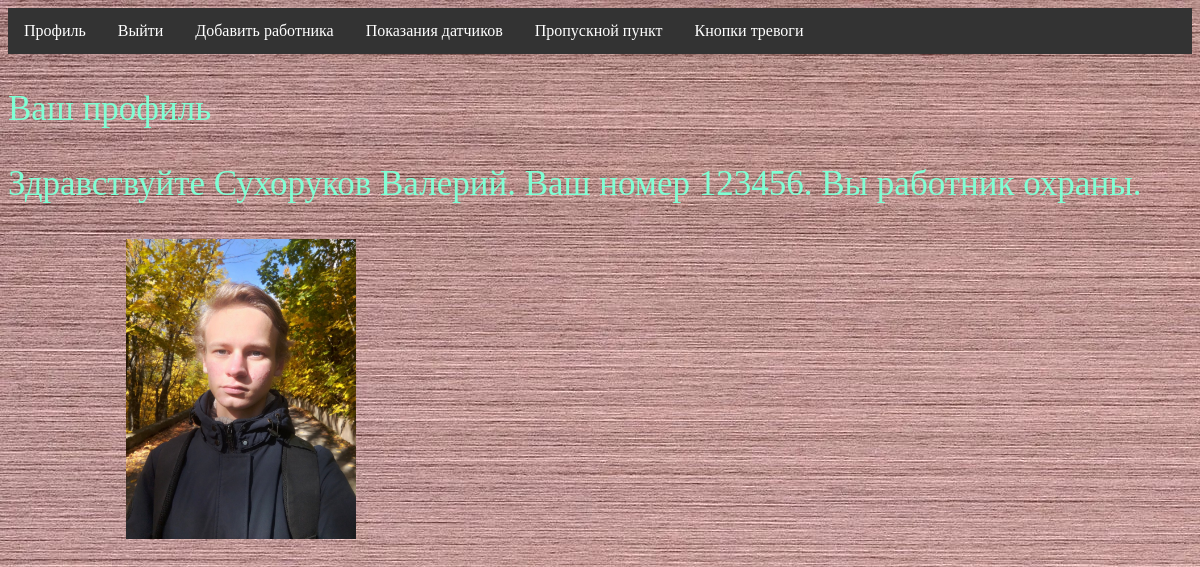
The app's page /profile/123456 with its own data.
### tables this page shows
CREATE TABLE unique_number(
    id INTEGER PRIMARY KEY AUTOINCREMENT,
    UN INTEGER NOT NULL,
    Name text NOT NULL,
    Surname text NOT NULL,
    Status text NOT NULL ,
    Foto text NOT NULL
);

### main.py (the view)
@app.route("/profile/<int:un>")
def profile(un):
    db = get_db()
    dbase = FDataBase(db)
    res = dbase.get_by_number(un)
    na = res['Name']
    sna = res['Surname']
    st = res['Status']
    f = '/static/image/'+res['Foto']
    return render_template('profile.html', UN=un, Status=st, Name=na, Surname=sna, Foto=f)

### Source/FDataBase.py (called while the page is built)
    def get_by_number(self, un):
        try:
            self.__cur.execute("select * from unique_number where UN=:un", {"un": un})
            res = self.__cur.fetchone()
            if res:
                return res
        except sqlite3.Error as e:
            print("Ошибка получения информации о сотруднике"+str(e))
        return False

### main.py (called while the page is built)
def connect_db():
    conn = sqlite3.connect(app.config['DATABASE'])
    conn.row_factory = sqlite3.Row
    return conn

def get_db():
    if not hasattr(g, 'link_db'):
        g.link_db = connect_db()
    return g.link_db

### Templates/profile.html (shortened to what this page needs)
<!DOCTYPE html>
<html>
<head>
    <link rel="stylesheet" href="{{url_for ('static',filename='css/Style.css')}}">
</head>
<body>
    <ul>
        <li><a href="{{url_for('profile',un=UN)}}">Профиль</a></li>
        <li><a href="{{url_for('out',un=UN)}}">Выйти</a></li>
        <li><a href="{{url_for('add_number_get',un=UN)}}">Добавить работника</a></li>
        <li><a href="{{url_for('sensors',un=UN)}}">Показания датчиков</a></li>
        <li><a href="{{url_for('enters',un=UN)}}">Пропускной пункт</a></li>
        <li><a href="{{url_for('allert',un=UN)}}">Кнопки тревоги</a></li>
    </ul>
    <p>Ваш профиль</p>
    <p>Здравствуйте {{Surname}} {{Name}}. Ваш номер {{UN}}. Вы  {{Status}}.</p>
    <img src={{Foto}}  height="300" width="230" class="profile_foto"/>
</body>
</html>

### Static/css/Style.css (style rules this page uses)
body { background-image:url("/static/image/background.jpg"); background-repeat: repeat-y; }
p { color: aquamarine; font-size: 35px; }
ul { list-style-type: none; margin: 0; padding: 0; overflow: hidden; background-color: #333; }
li { float: left; }
li a { display: block; color: white; text-align: center; padding: 14px 16px; text-decoration: none; }
.profile_foto { position: relative; left: 10%; }

### records on screen
unique_number: Surname "Сухоруков", Name "Валерий", Status "работник охраны"

### other values on screen
{{ UN }} "123456"
